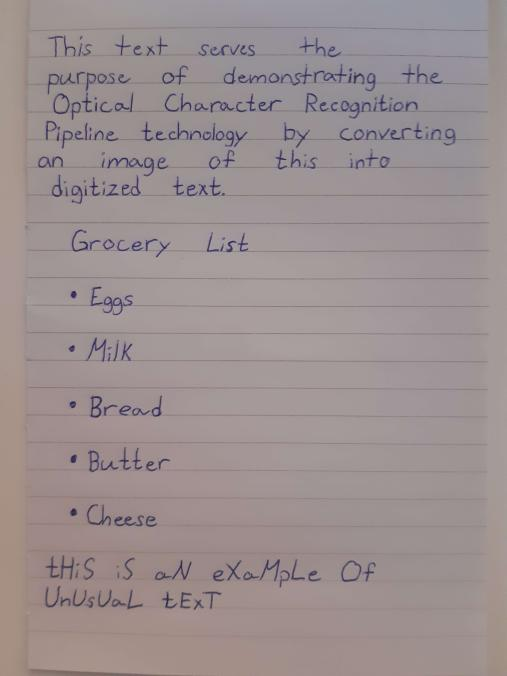
#> input picture api/routes/predict/ocr_pipeline/text_detection/images/test.jpg, 507 x 676 px
$ python -i image_processing.py   (imports and definitions only)
#> lines starting #> are read from the running program, lines starting #| are printed output that depends on the picture
import numpy as np
import cv2

def normalize_kernel(kernel, k_width, k_height, scaling_factor = 1.0):
    K_EPS = 1.0e-12
    # positive and negative sum of kernel values
    pos_range, neg_range = 0, 0
    for i in range(k_width * k_height):
        if abs(kernel[i]) < K_EPS:
            kernel[i] = 0.0
        if kernel[i] < 0:
            neg_range += kernel[i]
        else:
            pos_range += kernel[i]

    # scaling factor for positive and negative range
    pos_scale, neg_scale = pos_range, -neg_range
    if abs(pos_range) >= K_EPS:
        pos_scale = pos_range
    else:
        pos_scale = 1.0
    if abs(neg_range) >= K_EPS:
        neg_scale = 1.0
    else:
        neg_scale = -neg_range

    pos_scale = scaling_factor / pos_scale
    neg_scale = scaling_factor / neg_scale

    # scale kernel values for zero-summing kernel
    for i in range(k_width * k_height):
        if (not np.nan == kernel[i]):
            kernel[i] *= pos_scale if kernel[i] >= 0 else neg_scale

    return kernel

def dog(img, k_size, sigma_1, sigma_2):
    k_width = k_height = k_size
    x = y = (k_width - 1) // 2
    kernel = np.zeros(k_width * k_height)

    # first gaussian kernal
    if sigma_1 > 0:
        co_1 = 1 / (2 * sigma_1 * sigma_1)
        co_2 = 1 / (2 * np.pi * sigma_1 * sigma_1)
        i = 0
        for v in range(-y, y + 1):
            for u in range(-x, x + 1):
                kernel[i] = np.exp(-(u*u + v*v) * co_1) * co_2
                i += 1
    # unity kernel
    else:
        kernel[x + y * k_width] = 1.0

    # subtract second gaussian from kernel
    if sigma_2 > 0:
        co_1 = 1 / (2 * sigma_2 * sigma_2)
        co_2 = 1 / (2 * np.pi * sigma_2 * sigma_2)
        i = 0
        for v in range(-y, y + 1):
            for u in range(-x, x + 1):
                kernel[i] -= np.exp(-(u*u + v*v) * co_1) * co_2
                i += 1
    # unity kernel
    else:
        kernel[x + y * k_width] -= 1.0

    # zero-normalize scaling kernel with scaling factor 1.0
    norm_kernel = normalize_kernel(kernel, k_width, k_height, scaling_factor = 1.0)

    # apply filter with norm_kernel
    return cv2.filter2D(img, -1, norm_kernel.reshape(k_width, k_height))

def negative(img):
    return cv2.bitwise_not(img)

def get_black_white_indices(hist, tot_count, black_count, white_count):
    black_ind = 0
    white_ind = 255
    co = 0
    for i in range(len(hist)):
        co += hist[i]
        if co > black_count:
            black_ind = i
            break

    co = 0
    for i in range(len(hist) - 1, -1, -1):
        co += hist[i]
        if co > (tot_count - white_count):
            white_ind = i
            break

    return [black_ind, white_ind]

def contrast_stretch(img, black_point, white_point):
    tot_count = img.shape[0] * img.shape[1]
    black_count = tot_count * black_point / 100
    white_count= tot_count * white_point / 100
    ch_hists = []
    # calculate histogram for each channel
    for ch in cv2.split(img):
        ch_hists.append(cv2.calcHist([ch], [0], None, [256], (0, 256)).flatten().tolist())

    # get black and white percentage indices
    black_white_indices = []
    for hist in ch_hists:
        black_white_indices.append(get_black_white_indices(hist, tot_count, black_count, white_count))

    stretch_map = np.zeros((3, 256), dtype = 'uint8')

    # stretch histogram
    for curr_ch in range(len(black_white_indices)):
        black_ind, white_ind = black_white_indices[curr_ch]
        for i in range(stretch_map.shape[1]):
            if i < black_ind:
                stretch_map[curr_ch][i] = 0
            else:
                if i > white_ind:
                    stretch_map[curr_ch][i] = 255
                else:
                    if (white_ind - black_ind) > 0:
                        stretch_map[curr_ch][i] = round((i - black_ind) / (white_ind - black_ind)) * 255
                    else:
                        stretch_map[curr_ch][i] = 0

    # stretch image
    ch_stretch = []
    for i, ch in enumerate(cv2.split(img)):
        ch_stretch.append(cv2.LUT(ch, stretch_map[i]))

    return cv2.merge(ch_stretch)

def fast_gaussian_blur(img, ksize, sigma):
    kernel_1d = cv2.getGaussianKernel(ksize, sigma)
    return cv2.sepFilter2D(img, -1, kernel_1d, kernel_1d)

def gamma(img, gamma_value):
    i_gamma = 1 / gamma_value
    lut = np.array([((i / 255) ** i_gamma) * 255 for i in np.arange(0, 256)], dtype = 'uint8')
    return cv2.LUT(img, lut)

def color_balance(img, low_per, high_per):
    tot_pix = img.shape[1] * img.shape[0]
    # no.of pixels to black-out and white-out
    low_count = tot_pix * low_per / 100
    high_count = tot_pix * (100 - high_per) / 100

    cs_img = []
    # for each channel, apply contrast-stretch
    for ch in cv2.split(img):
        # cummulative histogram sum of channel
        cum_hist_sum = np.cumsum(cv2.calcHist([ch], [0], None, [256], (0, 256)))

        # find indices for blacking and whiting out pixels
        li, hi = np.searchsorted(cum_hist_sum, (low_count, high_count))
        if (li == hi):
            cs_img.append(ch)
            continue
        # lut with min-max normalization for [0-255] bins
        lut = np.array([0 if i < li
                        else (255 if i > hi else round((i - li) / (hi - li) * 255))
                        for i in np.arange(0, 256)], dtype = 'uint8')
        # constrast-stretch channel
        cs_ch = cv2.LUT(ch, lut)
        cs_img.append(cs_ch)

    return cv2.merge(cs_img)

def roi_enhance(img):
    img = cv2.cvtColor(img, cv2.COLOR_BAYER_BG2GRAY)
    dog_k_size, dog_sigma_1, dog_sigma_2 = 10, 100, 0

    # Difference of Gaussian (DoG)
    img = dog(img, dog_k_size, dog_sigma_1, dog_sigma_2)
    return img

def preprocess(img):
    # parameters for enhancing functions
    dog_k_size, dog_sigma_1, dog_sigma_2 = 15, 100, 0
    cs_black_per, cs_white_per = 2, 99.5
    gauss_k_size, gauss_sigma = 7, 3
    gamma_value = 1.1

    # Difference of Gaussian (DoG)
    img = dog(img, dog_k_size, dog_sigma_1, dog_sigma_2)
    # Negative of image
    img = negative(img)
    # Contrast Stretch
    img = contrast_stretch(img, cs_black_per, cs_white_per)
    # Gaussian Blur
    img = fast_gaussian_blur(img, gauss_k_size, gauss_sigma)
    # Gamma Correction
    img = gamma(img, gamma_value)

    return img

>>> import cv2
>>> picture = cv2.imread('../text_detection/images/test.jpg')
#> picture is the input picture: shape (676, 507, 3); mean B, G, R 145.1, 144.2, 156
>>> result = preprocess(picture)
#> in dog, `return cv2.filter2D(img, -1, norm_kernel.reshape(k_width, k_height))`:
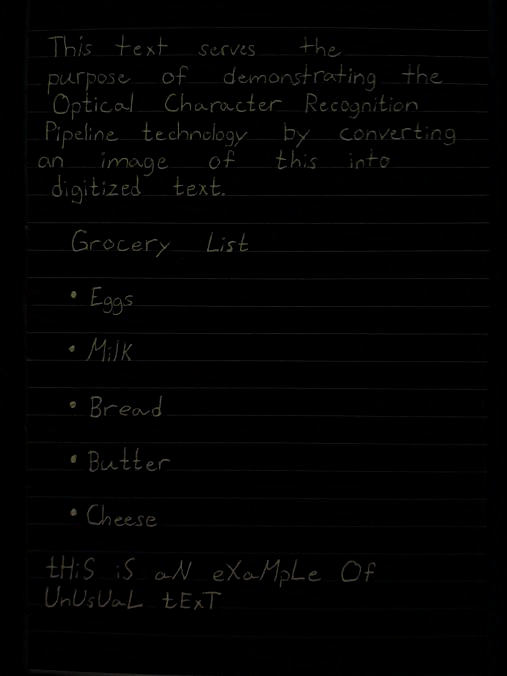
#> returned value: shape (676, 507, 3); mean of channels 0, 1, 2 2, 2.1, 2.1; drawn as B, G, R
#> in negative, `return cv2.bitwise_not(img)`:
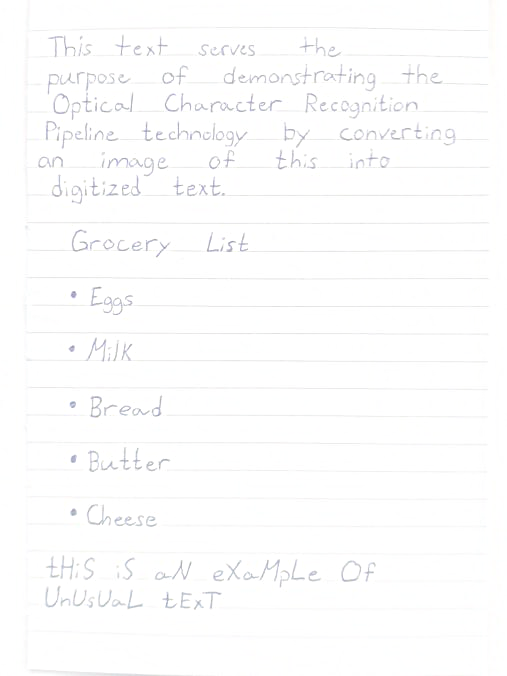
#> returned value: shape (676, 507, 3); mean of channels 0, 1, 2 253, 252.9, 252.9; drawn as B, G, R
#> the loop in contrast_stretch, `for ch in cv2.split(img):` made 3 passes
#> after the loop in contrast_stretch, `for ch in cv2.split(img):`: ch_hists = 3 items
#> the loop in contrast_stretch, `for hist in ch_hists:` made 3 passes
#> after the loop in contrast_stretch, `for hist in ch_hists:`: black_white_indices = [[224, 255], [219, 255], [219, 255]]
#> the loop in contrast_stretch, `for curr_ch in range(len(black_white_indices)):` made 3 passes
#> black_ind on passes 1 to 3: 224, 219, 219
#> the loop in contrast_stretch, `for i, ch in enumerate(cv2.split(img)):` made 3 passes
#> after the loop in contrast_stretch, `for i, ch in enumerate(cv2.split(img)):`: ch_stretch = 3 items
#> in contrast_stretch, `return cv2.merge(ch_stretch)`:
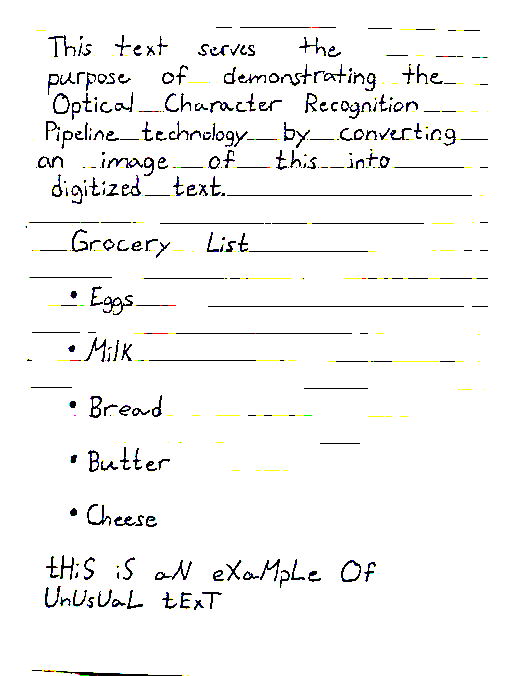
#> returned value: shape (676, 507, 3); mean of channels 0, 1, 2 244.5, 244.9, 244.9; drawn as B, G, R
#> in fast_gaussian_blur, `kernel_1d = cv2.getGaussianKernel(ksize, sigma)`: kernel_1d = [0.106, 0.14, 0.166, 0.175, 0.166, 0.14, 0.106]
#> in fast_gaussian_blur, `return cv2.sepFilter2D(img, -1, kernel_1d, kernel_1d)`:
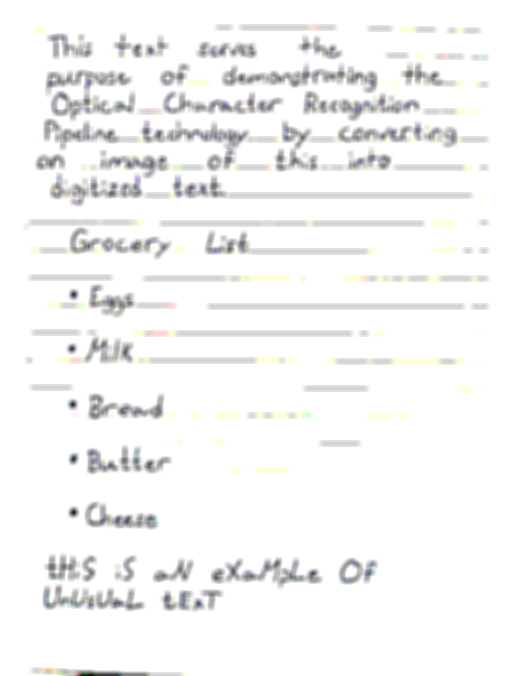
#> returned value: shape (676, 507, 3); mean of channels 0, 1, 2 244.5, 244.9, 244.9; drawn as B, G, R
